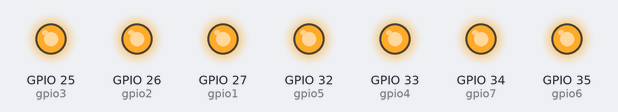
Bench run of a sketch on a simulated ESP32. Parts: output pins drawn as LEDs (lit = HIGH).

Above: at 0.1 s.
At 2.7 s:
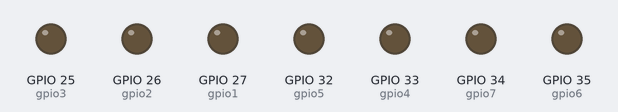
Timing chart, 0 to 3.0 s (numbered marks = the images above):
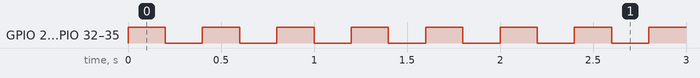

The sketch:

gpio_test.ino
```cpp
int gpio1 = 27;
int gpio2 = 26;
int gpio3 = 25;
int gpio4 = 33;
int gpio5 = 32;
int gpio6 = 35;
int gpio7 = 34;

void setup() {
    pinMode(gpio1, OUTPUT);
    pinMode(gpio2, OUTPUT);
    pinMode(gpio3, OUTPUT);
    pinMode(gpio4, OUTPUT);
    pinMode(gpio5, OUTPUT);
    pinMode(gpio6, OUTPUT);
    pinMode(gpio7, OUTPUT);

}

void loop() {

  digitalWrite(gpio1, HIGH);
  digitalWrite(gpio2, HIGH);
  digitalWrite(gpio3, HIGH);
  digitalWrite(gpio4, HIGH);
  digitalWrite(gpio5, HIGH);
  digitalWrite(gpio6, HIGH);
  digitalWrite(gpio7, HIGH);

  delay(200);

  digitalWrite(gpio1, LOW);
  digitalWrite(gpio2, LOW);
  digitalWrite(gpio3, LOW);
  digitalWrite(gpio4, LOW);
  digitalWrite(gpio5, LOW);
  digitalWrite(gpio6, LOW);
  digitalWrite(gpio7, LOW);

  delay(200);
}
```

Measured:
- by itself, GPIO 25 (gpio3), GPIO 26 (gpio2), GPIO 27 (gpio1), GPIO 32 (gpio5), GPIO 33 (gpio4), GPIO 34 (gpio7), GPIO 35 (gpio6): alternates HIGH for 0.20 s and LOW for 0.20 s
